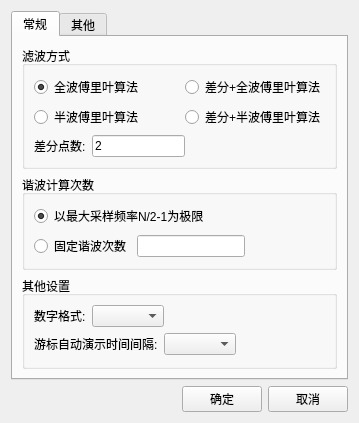
<?xml version="1.0" encoding="UTF-8"?>
<ui version="4.0">
 <class>QDlgOption</class>
 <widget class="QDialog" name="QDlgOption">
  <property name="geometry">
   <rect>
    <x>0</x>
    <y>0</y>
    <width>359</width>
    <height>386</height>
   </rect>
  </property>
  <property name="windowTitle">
   <string>选项</string>
  </property>
  <layout class="QGridLayout" name="gridLayout_2">
   <item row="0" column="0">
    <widget class="QTabWidget" name="tabWidget">
     <property name="currentIndex">
      <number>0</number>
     </property>
     <widget class="QWidget" name="tabWidgetPage1">
      <attribute name="title">
       <string>常规</string>
      </attribute>
      <layout class="QVBoxLayout" name="verticalLayout_3">
       <item>
        <widget class="QGroupBox" name="groupBox">
         <property name="title">
          <string>滤波方式</string>
         </property>
         <layout class="QGridLayout" name="gridLayout">
          <item row="0" column="0" colspan="2">
           <widget class="QRadioButton" name="m_btnMath1">
            <property name="text">
             <string>全波傅里叶算法</string>
            </property>
            <property name="checked">
             <bool>true</bool>
            </property>
           </widget>
          </item>
          <item row="0" column="2">
           <spacer name="horizontalSpacer_2">
            <property name="orientation">
             <enum>Qt::Horizontal</enum>
            </property>
            <property name="sizeHint" stdset="0">
             <size>
              <width>38</width>
              <height>20</height>
             </size>
            </property>
           </spacer>
          </item>
          <item row="0" column="3" colspan="2">
           <widget class="QRadioButton" name="m_btnMath3">
            <property name="text">
             <string>差分+全波傅里叶算法</string>
            </property>
           </widget>
          </item>
          <item row="1" column="0" colspan="2">
           <widget class="QRadioButton" name="m_btnMath2">
            <property name="text">
             <string>半波傅里叶算法</string>
            </property>
           </widget>
          </item>
          <item row="1" column="2">
           <spacer name="horizontalSpacer_3">
            <property name="orientation">
             <enum>Qt::Horizontal</enum>
            </property>
            <property name="sizeHint" stdset="0">
             <size>
              <width>38</width>
              <height>20</height>
             </size>
            </property>
           </spacer>
          </item>
          <item row="1" column="3" colspan="2">
           <widget class="QRadioButton" name="m_btnMath4">
            <property name="text">
             <string>差分+半波傅里叶算法</string>
            </property>
           </widget>
          </item>
          <item row="2" column="0">
           <widget class="QLabel" name="label">
            <property name="text">
             <string>差分点数:</string>
            </property>
           </widget>
          </item>
          <item row="2" column="1" colspan="3">
           <widget class="QLineEdit" name="m_edtMath">
            <property name="text">
             <string>2</string>
            </property>
           </widget>
          </item>
          <item row="2" column="4">
           <spacer name="horizontalSpacer_4">
            <property name="orientation">
             <enum>Qt::Horizontal</enum>
            </property>
            <property name="sizeHint" stdset="0">
             <size>
              <width>128</width>
              <height>20</height>
             </size>
            </property>
           </spacer>
          </item>
         </layout>
        </widget>
       </item>
       <item>
        <widget class="QGroupBox" name="groupBox_2">
         <property name="title">
          <string>谐波计算次数</string>
         </property>
         <layout class="QVBoxLayout" name="verticalLayout">
          <item>
           <layout class="QHBoxLayout" name="horizontalLayout_2">
            <item>
             <widget class="QRadioButton" name="m_btnHarm1">
              <property name="text">
               <string>以最大采样频率N/2-1为极限</string>
              </property>
              <property name="checked">
               <bool>true</bool>
              </property>
             </widget>
            </item>
            <item>
             <spacer name="horizontalSpacer_5">
              <property name="orientation">
               <enum>Qt::Horizontal</enum>
              </property>
              <property name="sizeHint" stdset="0">
               <size>
                <width>130</width>
                <height>20</height>
               </size>
              </property>
             </spacer>
            </item>
           </layout>
          </item>
          <item>
           <layout class="QHBoxLayout" name="horizontalLayout_3">
            <item>
             <widget class="QRadioButton" name="m_btnHarm2">
              <property name="text">
               <string>固定谐波次数</string>
              </property>
             </widget>
            </item>
            <item>
             <widget class="QLineEdit" name="m_edtHarm"/>
            </item>
            <item>
             <spacer name="horizontalSpacer_6">
              <property name="orientation">
               <enum>Qt::Horizontal</enum>
              </property>
              <property name="sizeHint" stdset="0">
               <size>
                <width>40</width>
                <height>20</height>
               </size>
              </property>
             </spacer>
            </item>
           </layout>
          </item>
         </layout>
        </widget>
       </item>
       <item>
        <widget class="QGroupBox" name="groupBox_3">
         <property name="title">
          <string>其他设置</string>
         </property>
         <layout class="QVBoxLayout" name="verticalLayout_2">
          <item>
           <layout class="QHBoxLayout" name="horizontalLayout_4">
            <item>
             <widget class="QLabel" name="label_2">
              <property name="text">
               <string>数字格式:</string>
              </property>
             </widget>
            </item>
            <item>
             <widget class="QComboBox" name="m_cbbDataType"/>
            </item>
            <item>
             <spacer name="horizontalSpacer_7">
              <property name="orientation">
               <enum>Qt::Horizontal</enum>
              </property>
              <property name="sizeHint" stdset="0">
               <size>
                <width>40</width>
                <height>20</height>
               </size>
              </property>
             </spacer>
            </item>
           </layout>
          </item>
          <item>
           <layout class="QHBoxLayout" name="horizontalLayout_5">
            <item>
             <widget class="QLabel" name="label_3">
              <property name="text">
               <string>游标自动演示时间间隔:</string>
              </property>
             </widget>
            </item>
            <item>
             <widget class="QComboBox" name="m_cbbAutoPlay"/>
            </item>
            <item>
             <spacer name="horizontalSpacer_8">
              <property name="orientation">
               <enum>Qt::Horizontal</enum>
              </property>
              <property name="sizeHint" stdset="0">
               <size>
                <width>40</width>
                <height>20</height>
               </size>
              </property>
             </spacer>
            </item>
           </layout>
          </item>
         </layout>
        </widget>
       </item>
      </layout>
     </widget>
     <widget class="QWidget" name="tab">
      <attribute name="title">
       <string>其他</string>
      </attribute>
      <layout class="QVBoxLayout" name="verticalLayout_4">
       <item>
        <widget class="QGroupBox" name="groupBox_4">
         <property name="title">
          <string>ftp服务器：</string>
         </property>
         <layout class="QFormLayout" name="formLayout">
          <item row="0" column="0">
           <widget class="QLabel" name="label_4">
            <property name="text">
             <string>ftp服务器IP:</string>
            </property>
           </widget>
          </item>
          <item row="0" column="1">
           <widget class="QLineEdit" name="m_ftpserver_ip_line">
            <property name="text">
             <string/>
            </property>
           </widget>
          </item>
          <item row="1" column="0">
           <widget class="QLabel" name="label_5">
            <property name="text">
             <string>ftp服务器端口号:</string>
            </property>
           </widget>
          </item>
          <item row="1" column="1">
           <widget class="QLineEdit" name="m_ftpserver_port_line">
            <property name="text">
             <string/>
            </property>
           </widget>
          </item>
          <item row="2" column="0">
           <widget class="QLabel" name="label_6">
            <property name="text">
             <string>用户名:</string>
            </property>
           </widget>
          </item>
          <item row="2" column="1">
           <widget class="QLineEdit" name="m_ftpserver_user_line">
            <property name="text">
             <string/>
            </property>
           </widget>
          </item>
          <item row="3" column="0">
           <widget class="QLabel" name="label_7">
            <property name="text">
             <string>密码:</string>
            </property>
           </widget>
          </item>
          <item row="3" column="1">
           <widget class="QLineEdit" name="m_ftpserver_password_line">
            <property name="text">
             <string/>
            </property>
           </widget>
          </item>
         </layout>
        </widget>
       </item>
       <item>
        <widget class="QGroupBox" name="groupBox_5">
         <property name="title">
          <string>本地录波文件路径：</string>
         </property>
         <layout class="QFormLayout" name="formLayout_2">
          <item row="0" column="0">
           <widget class="QLineEdit" name="m_local_wave_path_line"/>
          </item>
          <item row="0" column="1">
           <widget class="QPushButton" name="m_wave_path_btn">
            <property name="text">
             <string>...</string>
            </property>
           </widget>
          </item>
         </layout>
        </widget>
       </item>
      </layout>
     </widget>
    </widget>
   </item>
   <item row="1" column="0">
    <layout class="QHBoxLayout" name="horizontalLayout">
     <item>
      <spacer name="horizontalSpacer">
       <property name="orientation">
        <enum>Qt::Horizontal</enum>
       </property>
       <property name="sizeHint" stdset="0">
        <size>
         <width>40</width>
         <height>20</height>
        </size>
       </property>
      </spacer>
     </item>
     <item>
      <widget class="QPushButton" name="m_btnOk">
       <property name="text">
        <string>确定</string>
       </property>
      </widget>
     </item>
     <item>
      <widget class="QPushButton" name="m_btnCancel">
       <property name="text">
        <string>取消</string>
       </property>
      </widget>
     </item>
    </layout>
   </item>
  </layout>
 </widget>
 <resources/>
 <connections/>
</ui>
